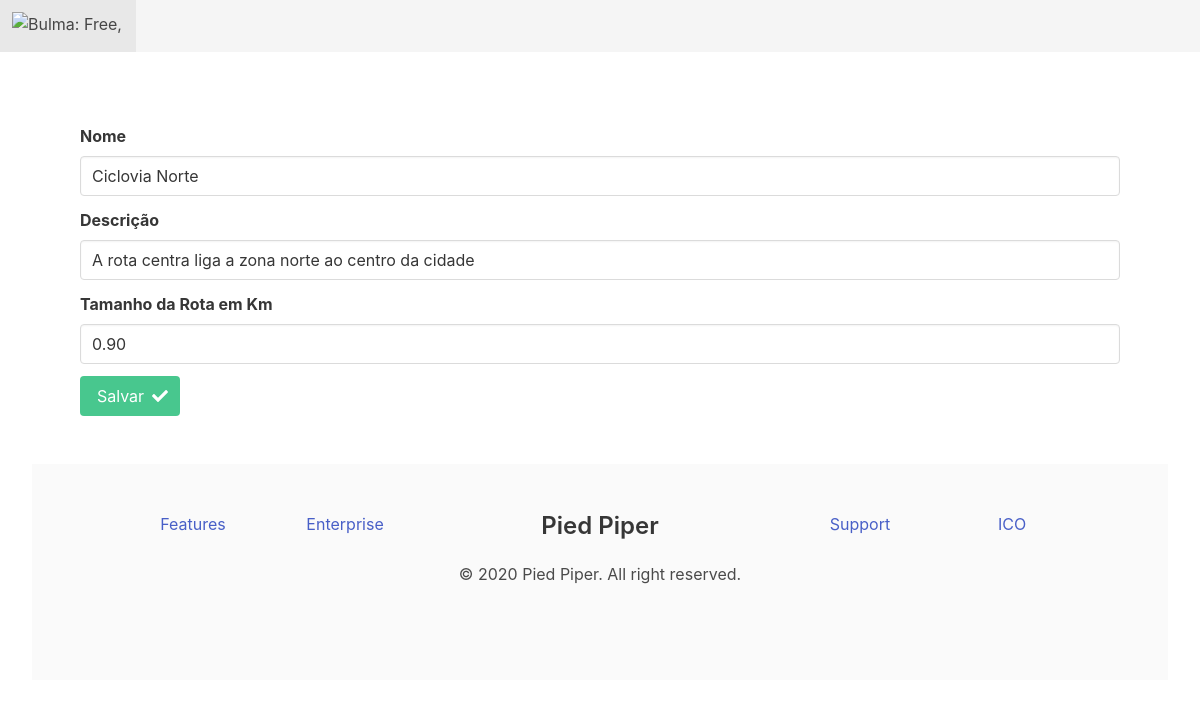
/editar/rota/5, run on the app's committed database.
### rotas/models.py (models this page shows, shortened)
class Rotas(models.Model):
    nome = models.CharField('Nome', max_length=50)
    descricao = models.CharField('Descrição', max_length=500)
    tamanho = models.DecimalField('Tamanho da Rota em Km', max_digits=4, decimal_places=2)
    create_at = models.DateTimeField(auto_now_add=True)
    update_at = models.DateTimeField(auto_now=True)

### rotas/views.py (the view)
# urls.py: path('editar/rota/<int:pk>', RotasUpdateView.as_view(), name='rotas-edit'),
class RotasUpdateView(SuccessMessageMixin, UpdateView):
    model = Rotas
    fields = '__all__'
    template_name_suffix = '_update_form'
    success_message = "%(nome)s salvo com sucesso!"
    success_url = reverse_lazy('rotas:rotas-list')

### rotas/templates/rotas/rotas_update_form.html (shortened to what this page needs)
{% extends 'base.html' %}
{% block content %}
    <section class="section">
        <form method="post">{% csrf_token %}
            {% for field in form %}
                 <div class="field">
                <label class="label" for="{{ field.id_for_label }}">{{ field.label }}</label>
                <div class="control">
                    <input class="input {% if field.errors %}is-danger{% endif %}"  type="text" id="{{ field.id_for_label }}" name="{{ field.html_name }}" value="{{ field.value|default_if_none:"" }}" maxlength="{{ field.field.max_length }}">
                </div>
            </div>
            {% endfor %}
            <div class="field ">
                <div class="control">
                    <button type="submit" class="button is-success">
                        <span>Salvar</span>
                         <span class="icon is-small">
                            <i class="fas fa-check"></i>
                        </span>
                    </button>
                </div>
            </div>
        </form>
    </section>
{% endblock content %}

### data on the page
Rotas: nome "Ciclovia Norte" "A rota centra liga a zona norte ao centro da cidade" "0.90"

### other printed values
{{ field.label }} "Nome" "Descrição" "Tamanho da Rota em Km"
